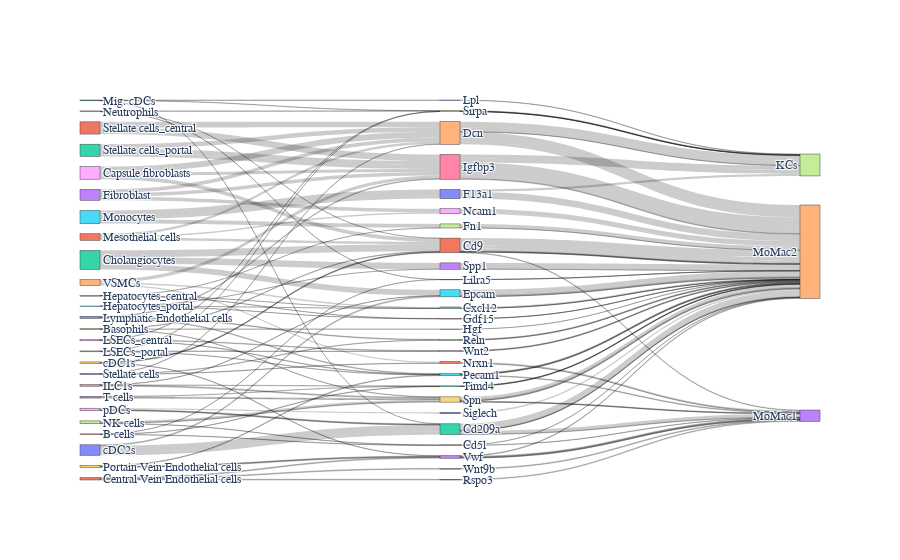

Write notebook code for a chart like this one.
### Markdown cell above
Set KCs, LAM (MoMac1), and central vein and capsule macrophages (MoMac2) as receivers.

The figure below show the full result.

### Code cell
importlib.reload(deepcolor)
# KCs, MoMac1 & 2
fig, coexp_cc_df = deepcolor.calculate_proximal_cell_communications(sc_adata, 'annot_fine_zonated', lt_df, ["KCs", 'MoMac1', 'MoMac2'], celltype_sample_num=500, ntop_genes=4000, each_display_num=3, role="receiver", edge_thresh=1)
fig

### Figure 1 — Plotly figure (JSON) as saved in the notebook; plotly's stock layout.template omitted (floating-point values rounded to 4 significant figures; data arrays with more than 128 entries replaced by an {"elided": "..."} marker saying what was removed)
{"data": [{"link": {"label": {"elided": "174 str values"}, "source": {"elided": "174 int values"}, "target": {"elided": "174 int values"}, "value": {"elided": "174 int values"}}, "node": {"label": ["F13a1", "Cd9", "Cd209a", "Spp1", "Dcn", "Epcam", "Igfbp3", "Fn1", "Ncam1", "Spn", "Siglech", "Nrxn1", "Cxcl12", "Vwf", "Wnt9b", "Pecam1", "Rspo3", "Reln", "Wnt2", "Sirpa", "Lpl", "Cd5l", "Timd4", "Hgf", "Gdf15", "Lilra5", "B cells", "Basophils", "Capsule fibroblasts", "cDC1s", "cDC2s", "Central Vein Endothelial cells", "Cholangiocytes", "Fibroblast", "Hepatocytes_central", "Hepatocytes_portal", "ILC1s", "KCs", "LSECs_central", "LSECs_portal", "Lymphatic Endothelial cells", "Mesothelial cells", "Mig. cDCs", "MoMac1", "MoMac2", "Monocytes", "Neutrophils", "NK cells", "pDCs", "Portain Vein Endothelial cells", "Stellate cells", "Stellate cells_central", "Stellate cells_portal", "T cells", "VSMCs"]}, "type": "sankey"}], "layout": {"font": {"family": "Courier New"}}}
